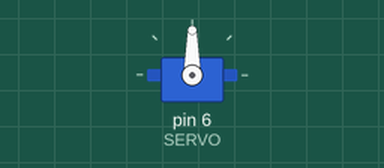
Bench run of a sketch on a simulated Arduino Uno, built with avr-gcc and run on an emulated ATmega328P. Shown: servo.

Above: at 0.1 s.
At 19.2 s:
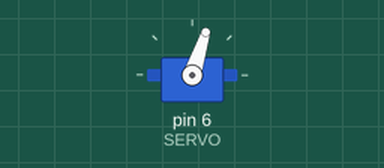
At 38.2 s:
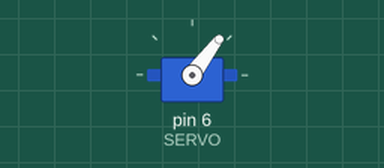
Timing chart, 0 to 40.0 s (numbered marks = the images above):
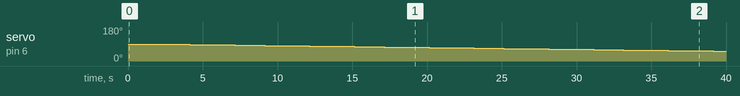

The sketch:

Servo.ino
```cpp
#include <Servo.h>

#define SERVO 6 // Porta Digital 6 PWM

Servo s; // Variável Servo
int pos; // Posição Servo

void setup ()
{
  s.attach(SERVO);
  Serial.begin(9600);
  s.write(0); // Inicia motor posição zero
}

void loop()
{
  for(pos = 0; pos < 90; pos+= 10)
  {
    s.write(90);
  delay(15);
  }
delay(1000);
  for(pos = 90; pos >= 0; pos--)
  {
    s.write(pos);
    delay(1000);
  }
}
```

Measured:
- by itself, servo on pin 6 (SERVO): moves from 90° to 52° over 37.0 s
